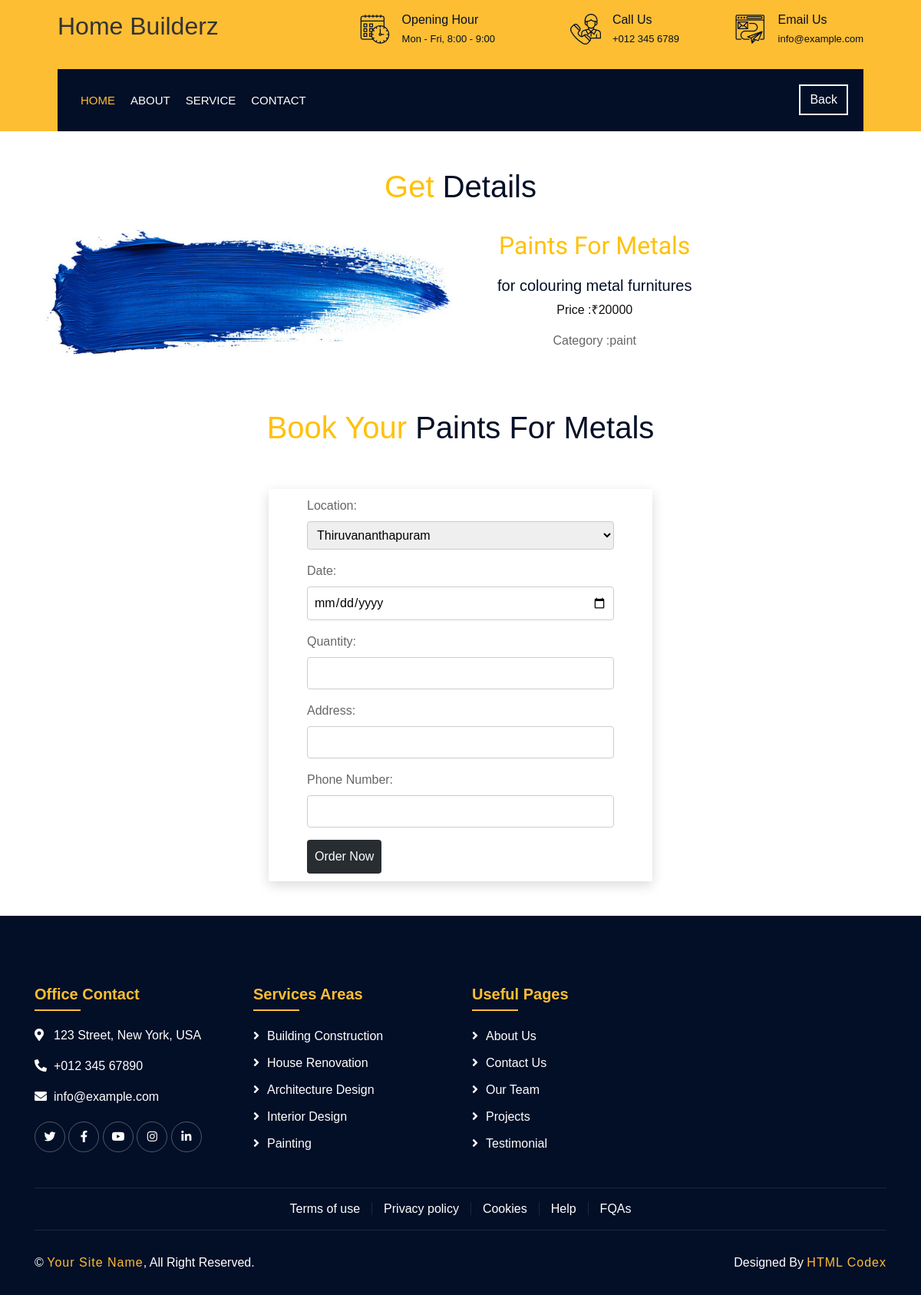
The app's page /view_detail/20/ with its own data.
### merchant/models.py (models this page shows)
class ProductList(models.Model):
    Product_ID=models.AutoField(primary_key=True)
    Product_name=models.CharField(max_length=200)
    Product_price=models.CharField(max_length=200)
    Product_caption=models.CharField(max_length=200)
    Product_image=models.ImageField(null=True ,blank=True,upload_to="product_img")
    Product_area=models.CharField(max_length=200,choices=Area_choices,default='construction')

### customer/views.py (the view)
# urls.py: path('view_detail/<int:Product_ID>/',views.view_detail,name="view_detail"),
def view_detail(request,Product_ID):
    product=get_object_or_404(ProductList,pk=Product_ID)
    return render(request,"user/view_product.html",{'product':product})

### templates/user/view_product.html (shortened to what this page needs)
{%load static%}
<!DOCTYPE html>
<html lang="en">
<head>
  <link href="https://stackpath.bootstrapcdn.com/bootstrap/4.4.1/css/bootstrap.min.css" rel="stylesheet">
  <link href="https://cdnjs.cloudflare.com/ajax/libs/font-awesome/5.10.0/css/all.min.css" rel="stylesheet">
  <link href="{%static 'lib/flaticon/font/flaticon.css' %}" rel="stylesheet">
  <link href="{%static 'lib/animate/animate.min.css' %}" rel="stylesheet">
  <link href="{%static 'lib/owlcarousel/assets/owl.carousel.min.css' %}" rel="stylesheet">
  <link href="{%static 'lib/lightbox/css/lightbox.min.css' %}" rel="stylesheet">
  <link href="{%static 'lib/slick/slick.css' %}" rel="stylesheet">
  <link href="{%static 'lib/slick/slick-theme.css' %}" rel="stylesheet">
  <link href="{%static 'css/style.css' %}" rel="stylesheet">
</head>
<body>
  <div class="wrapper">
    <div class="top-bar">
      <div class="container-fluid">
        <div class="row align-items-center">
          <div class="col-lg-4 col-md-12">
            <div class="logo">
              <a href="index.html">
                <h2>Home Builderz</h2>
              </a>
            </div>
          </div>
          <div class="col-lg-8 col-md-7 d-none d-lg-block">
            <div class="row">
              <div class="col-4">
                <div class="top-bar-item">
                  <div class="top-bar-icon">
                    <i class="flaticon-calendar"></i>
                  </div>
                  <div class="top-bar-text">
                    <h3>Opening Hour</h3>
                    <p>Mon - Fri, 8:00 - 9:00</p>
                  </div>
                </div>
              </div>
              <div class="col-4">
                <div class="top-bar-item">
                  <div class="top-bar-icon">
                    <i class="flaticon-call"></i>
                  </div>
                  <div class="top-bar-text">
                    <h3>Call Us</h3>
                    <p>+012 345 6789</p>
                  </div>
                </div>
              </div>
              <div class="col-4">
                <div class="top-bar-item">
                  <div class="top-bar-icon">
                    <i class="flaticon-send-mail"></i>
                  </div>
                  <div class="top-bar-text">
                    <h3>Email Us</h3>
                    <p>info@example.com</p>
                  </div>
                </div>
              </div>
            </div>
          </div>
        </div>
      </div>
    </div>
    <div class="nav-bar">
      <div class="container-fluid">
        <nav class="navbar navbar-expand-lg bg-dark navbar-dark">
          <div class="collapse navbar-collapse justify-content-between" id="navbarCollapse">
            <div class="navbar-nav mr-auto">
              <a href="{%url 'index' %}" class="nav-item nav-link active">Home</a>
              <a href="{%url 'about' %}" class="nav-item nav-link">About</a>
              <a href="{%url 'service' %}" class="nav-item nav-link">Service</a>
              <a href="{%url 'contact' %}" class="nav-item nav-link">Contact</a>
            </div>
            <div class="ml-auto">
              <a class="btn" href="{%url 'viewpage' %}">Back</a>
            </div>
          </div>
        </nav>
      </div>
    </div>
    <link rel="stylesheet" href="https://cdnjs.cloudflare.com/ajax/libs/font-awesome/5.15.1/css/all.min.css"
>
    <h1 class="mt-5 display-5 text-capitalize text-center">
      <span class="text-warning text-center">Get</span> Details
    </h1>
    <div class="container mt-3">
      <div class="row">
        <div class="col-lg my-2 d-flex align-items-center">
          <img src="{{ product.Product_image.url }}" class="img-fluid" alt="Product Image"
            style="max-height: 300px; width: 50%;">
          <div class="text-center ml-5">
            <p style="font-family: 'Edu TAS Beginner', cursive; font-size: 2rem; text-transform: capitalize;"
              class="text-warning">
              {{product.Product_name}}</p>
            <h5>{{product.Product_caption}}</h5>
            <p style="color: #0e1011;">Price :₹{{product.Product_price}}</p>
            <p>Category :{{product.Product_area}}</p>
          </div>
        </div>
      </div>
    </div>
    {% load tz %}
    <h1 class="mt-5 display-5 text-capitalize text-center">
      <span class="text-warning text-center">Book Your</span> {{ product.Product_name }}
    </h1>
    <br><br>
    <div class="book_form justify-content-center align-items-center"
      style="box-shadow: rgba(0, 0, 0, 0.15) 0px 5px 15px 0px; padding: 10px; max-width: 500px;">
      <form method="post" action="">
        <label for="id_game">Location:</label>
        <select name="game" id="id_game">
          <option value="Thiruvananthapuram">Thiruvananthapuram</option>
        </select>
        <br>
        <label for="id_date">Date:</label>
        <input type="date" name="date" id="id_date" required>
        <br>
        <label for="id_quantity">Quantity:</label>
        <input type="number" name="quantity" id="id_quantity" required>
        <br>
        <label for="id_address">Address:</label>
        <input type="text" name="address" id="id_address" required>
        <br>
        <label for="id_phone_number">Phone Number:</label>
        <input type="text" name="phone_number" id="id_phone_number" required>
        <br>
        <button type="submit">Order Now</button>
      </form>
    </div>
    <div class="footer wow fadeIn" data-wow-delay="0.3s">
      <div class="container">
        <div class="row">
          <div class="col-md-6 col-lg-3">
            <div class="footer-contact">
              <h2>Office Contact</h2>
              <p><i class="fa fa-map-marker-alt"></i>123 Street, New York, USA</p>
              <p><i class="fa fa-phone-alt"></i>+012 345 67890</p>
              <p><i class="fa fa-envelope"></i>info@example.com</p>
              <div class="footer-social">
                <a href=""><i class="fab fa-twitter"></i></a>
                <a href=""><i class="fab fa-facebook-f"></i></a>
                <a href=""><i class="fab fa-youtube"></i></a>
                <a href=""><i class="fab fa-instagram"></i></a>
                <a href=""><i class="fab fa-linkedin-in"></i></a>
              </div>
            </div>
          </div>
          <div class="col-md-6 col-lg-3">
            <div class="footer-link">
              <h2>Services Areas</h2>
              <a href="">Building Construction</a>
              <a href="">House Renovation</a>
              <a href="">Architecture Design</a>
              <a href="">Interior Design</a>
              <a href="">Painting</a>
            </div>
          </div>
          <div class="col-md-6 col-lg-3">
            <div class="footer-link">
              <h2>Useful Pages</h2>
              <a href="">About Us</a>
              <a href="">Contact Us</a>
              <a href="">Our Team</a>
              <a href="">Projects</a>
              <a href="">Testimonial</a>
            </div>
          </div>
        </div>
      </div>
      <div class="container footer-menu">
        <div class="f-menu">
          <a href="">Terms of use</a>
          <a href="">Privacy policy</a>
          <a href="">Cookies</a>
          <a href="">Help</a>
          <a href="">FQAs</a>
        </div>
      </div>
      <div class="container copyright">
        <div class="row">
          <div class="col-md-6">
            <p>&copy; <a href="#">Your Site Name</a>, All Right Reserved.</p>
          </div>
          <div class="col-md-6">
            <p>Designed By <a href="https://htmlcodex.com">HTML Codex</a></p>
          </div>
        </div>
      </div>
    </div>
  </div>
</body>
</html>

### static/css/style.css (style rules this page uses)
body { color: #666666; background: #dddddd; font-family: 'Poppins', sans-serif; font-weight: 400; }
h1, h2, h3, h4, h5, h6 { color: #030f27; }
a { color: #666666; transition: .3s; }
.wrapper { position: relative; width: 100%; max-width: 1366px; margin: 0 auto; background: #ffffff; }
.btn { transition: .3s; }
.top-bar { position: relative; height: 90px; background: #fdbe33; }
.top-bar .logo { padding: 15px 0; text-align: left; overflow: hidden; }
.top-bar .top-bar-item { display: flex; align-items: center; justify-content: flex-end; }
.top-bar .top-bar-icon { width: 40px; display: flex; align-items: center; justify-content: center; }
.top-bar .top-bar-icon [class^="flaticon-"]::before { margin: 0; color: #030f27; font-size: 40px; }
.top-bar .top-bar-text { padding-left: 15px; }
.top-bar .top-bar-text h3 { margin: 0 0 5px 0; color: #030f27; font-size: 16px; font-weight: 400; }
.top-bar .top-bar-text p { margin: 0; color: #030f27; font-size: 13px; font-weight: 400; }
@media (min-width: 992px) { .top-bar { padding: 0 60px; } }
.nav-bar { position: relative; background: #fdbe33; transition: .3s; }
.nav-bar .container-fluid { padding: 0; }
.nav-bar .navbar { height: 100%; background: #030f27 !important; }
.navbar-dark .navbar-nav .nav-link, .navbar-dark .navbar-nav .nav-link:focus, .navbar-dark .navbar-nav .nav-link:hover, .navbar-dark .navbar-nav .nav-link.active { padding: 10px 10px 8px 10px; color: #ffffff; }
.navbar-dark .navbar-nav .nav-link:hover, .navbar-dark .navbar-nav .nav-link.active { color: #fdbe33; transition: none; }
.nav-bar .btn { color: #ffffff; border: 2px solid #ffffff; border-radius: 0; }
@media (min-width: 992px) { .nav-bar { padding: 0 75px; } }
@media (min-width: 992px) { .nav-bar .navbar { padding: 20px; } }
@media (min-width: 992px) { .nav-bar a.nav-link { padding: 8px 15px; font-size: 15px; text-transform: uppercase; } }
.footer { position: relative; margin-top: 45px; padding-top: 90px; background: #030f27; color: #ffffff; }
.footer .footer-contact, .footer .footer-link, .footer .newsletter { position: relative; margin-bottom: 45px; }
.footer h2 { position: relative; margin-bottom: 20px; padding-bottom: 10px; font-size: 20px; font-weight: 600; color: #fdbe33; }
.footer h2::after { position: absolute; content: ""; width: 60px; height: 2px; left: 0; bottom: 0; background: #fdbe33; }
.footer .footer-link a { display: block; margin-bottom: 10px; color: #ffffff; transition: .3s; }
.footer .footer-link a::before { position: relative; content: "\f105"; font-family: "Font Awesome 5 Free"; font-weight: 900; margin-right: 10px; }
.footer .footer-contact p i { width: 25px; }
.footer .footer-social { position: relative; margin-top: 20px; }
.footer .footer-social a { display: inline-block; width: 40px; height: 40px; padding: 7px 0; text-align: center; border: 1px solid rgba(256, 256, 256, .3); border-radius: 60px; transition: .3s; }
.footer .footer-social a i { font-size: 15px; color: #ffffff; }
.footer .footer-menu .f-menu { position: relative; padding: 15px 0; font-size: 0; text-align: center; border-top: 1px solid rgba(256, 256, 256, .1); border-bottom: 1px solid rgba(256, 256, 256, .1); }
.footer .footer-menu .f-menu a { color: #ffffff; font-size: 16px; margin-right: 15px; padding-right: 15px; border-right: 1px solid rgba(255, 255, 255, .1); }
.footer .footer-menu .f-menu a:last-child { margin-right: 0; padding-right: 0; border-right: none; }
.footer .copyright { padding: 30px 15px; }
.footer .copyright p { margin: 0; color: #ffffff; }
.footer .copyright .col-md-6:last-child p { text-align: right; }
.footer .copyright p a { color: #fdbe33; font-weight: 500; letter-spacing: 1px; }

### templates/user/view_product.html (style rules this page uses)
body { font-family: Arial, sans-serif; }
.book_form { box-shadow: rgba(0, 0, 0, 0.15) 0px 5px 15px 0px; padding: 10px; max-width: 500px; margin: auto; }
h2 { color: #333; }
form { max-width: 400px; margin: 0 auto; }
label { display: block; margin-bottom: 8px; }
select, input { width: 100%; padding: 8px; margin-bottom: 16px; border: 1px solid #ccc; border-radius: 4px; box-sizing: border-box; }
button { background-color: #282d32; color: #fff; padding: 10px; border: none; border-radius: 4px; cursor: pointer; }

### records on screen
ProductList: Product_image (picture), Product_name "Paints For Metals", Product_caption "for colouring metal furnitures", Product_price "20000", Product_area "paint"
